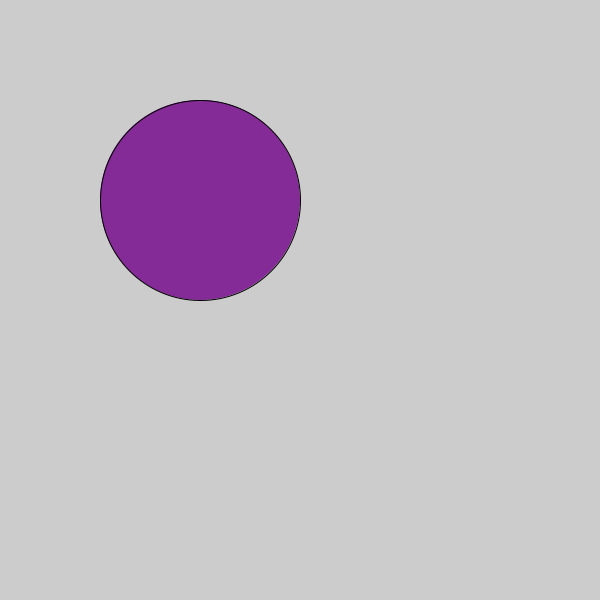
Frame 1 (no input)
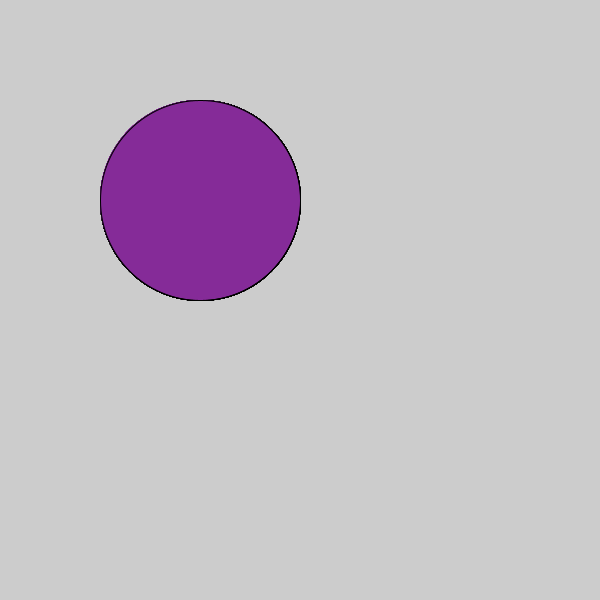
Frame 60 (the mouse pressed at the canvas centre just before this capture)
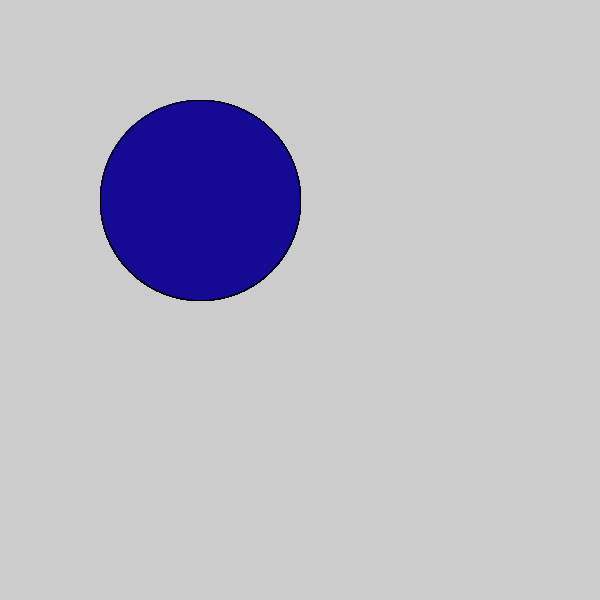
Frame 120 (the mouse held since frame 60 and released just before this capture)

The Processing sketch that drew these frames (run headless with seeded random() and noise(); from frame 60 on, the mouse is pressed at the canvas centre):

// Processing sketch: Logical_Dot
// ── Logical_Dot.pde
void setup(){
  size(600,600);
}

void draw() {
if(mousePressed){
  fill(#150A93);
  ellipse(200,200,200,200);
} else {
  fill(#852B98);
  ellipse(200,200,200,200);
}

}
